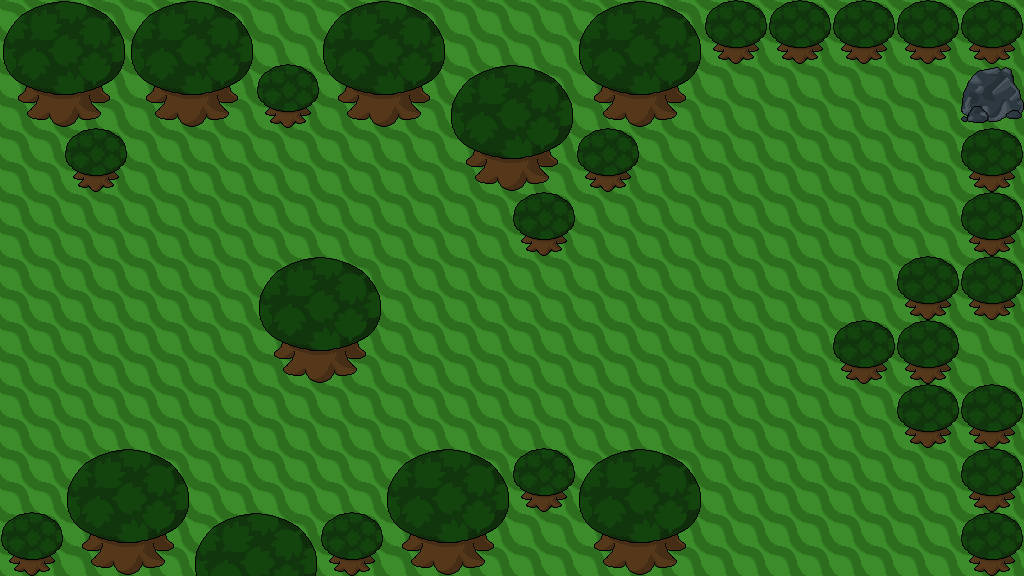

This is a level from a 2D game, rendered from its Tiled map with the project's own tilesets. A one-line summary and the complete map file follow:
An orthogonal 16x9 tile map with 64x64 px tiles, 1 tile layer (Tile Layer 1).

<map version="1.0" orientation="orthogonal" width="16" height="9" tilewidth="64" tileheight="64">
 <tileset firstgid="1" name="backgroundTiles" tilewidth="64" tileheight="64">
  <image source="../backgroundTiles.png" width="12480" height="64" />
 </tileset>
 <layer name="Tile Layer 1" width="16" height="9">
  <data encoding="csv">
108,109,108,109,4,108,109,4,4,108,109,105,105,105,105,105,
110,111,110,111,105,110,111,108,109,110,111,54,54,54,54,15,
4,105,4,4,4,4,4,110,111,105,4,54,4,4,54,105,
4,4,4,4,4,4,4,4,105,4,4,54,54,54,54,105,
4,4,4,4,108,109,4,4,4,4,4,4,4,4,105,105,
4,4,4,4,110,111,4,4,4,4,4,4,4,105,105,4,
4,4,4,4,4,4,4,4,4,4,4,4,4,4,105,105,
4,108,109,4,4,4,108,109,105,108,109,4,4,4,4,105,
105,110,111,108,109,105,110,111,4,110,111,4,4,4,4,105
</data>
 </layer>
</map>
